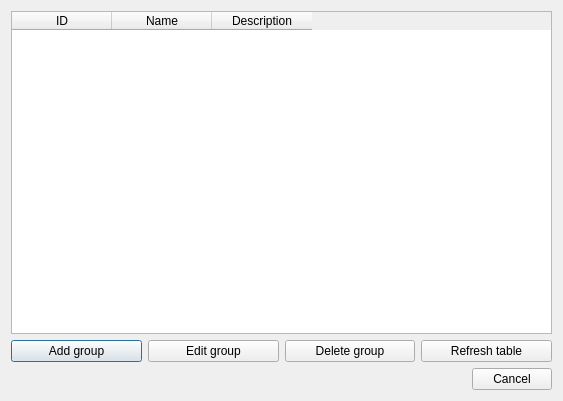
<?xml version="1.0" encoding="UTF-8"?>
<ui version="4.0">
 <class>GroupsWindow</class>
 <widget class="QDialog" name="GroupsWindow">
  <property name="geometry">
   <rect>
    <x>0</x>
    <y>0</y>
    <width>563</width>
    <height>401</height>
   </rect>
  </property>
  <property name="windowTitle">
   <string>Dialog</string>
  </property>
  <layout class="QGridLayout" name="gridLayout">
   <item row="1" column="0">
    <layout class="QHBoxLayout" name="horizontalLayout">
     <item>
      <widget class="QPushButton" name="add_group_button">
       <property name="text">
        <string>Add group</string>
       </property>
      </widget>
     </item>
     <item>
      <widget class="QPushButton" name="edit_group_button">
       <property name="text">
        <string>Edit group</string>
       </property>
      </widget>
     </item>
     <item>
      <widget class="QPushButton" name="delete_group_button">
       <property name="text">
        <string>Delete group</string>
       </property>
      </widget>
     </item>
     <item>
      <widget class="QPushButton" name="refresh_table_button">
       <property name="text">
        <string>Refresh table</string>
       </property>
      </widget>
     </item>
    </layout>
   </item>
   <item row="2" column="0">
    <widget class="QDialogButtonBox" name="buttonBox">
     <property name="orientation">
      <enum>Qt::Horizontal</enum>
     </property>
     <property name="standardButtons">
      <set>QDialogButtonBox::Cancel</set>
     </property>
    </widget>
   </item>
   <item row="0" column="0">
    <widget class="QTableWidget" name="groups_table">
     <property name="selectionBehavior">
      <enum>QAbstractItemView::SelectRows</enum>
     </property>
     <attribute name="verticalHeaderVisible">
      <bool>false</bool>
     </attribute>
     <column>
      <property name="text">
       <string>ID</string>
      </property>
     </column>
     <column>
      <property name="text">
       <string>Name</string>
      </property>
     </column>
     <column>
      <property name="text">
       <string>Description</string>
      </property>
     </column>
    </widget>
   </item>
  </layout>
 </widget>
 <resources/>
 <connections>
  <connection>
   <sender>buttonBox</sender>
   <signal>accepted()</signal>
   <receiver>GroupsWindow</receiver>
   <slot>accept()</slot>
   <hints>
    <hint type="sourcelabel">
     <x>248</x>
     <y>254</y>
    </hint>
    <hint type="destinationlabel">
     <x>157</x>
     <y>274</y>
    </hint>
   </hints>
  </connection>
  <connection>
   <sender>buttonBox</sender>
   <signal>rejected()</signal>
   <receiver>GroupsWindow</receiver>
   <slot>reject()</slot>
   <hints>
    <hint type="sourcelabel">
     <x>316</x>
     <y>260</y>
    </hint>
    <hint type="destinationlabel">
     <x>286</x>
     <y>274</y>
    </hint>
   </hints>
  </connection>
 </connections>
</ui>
